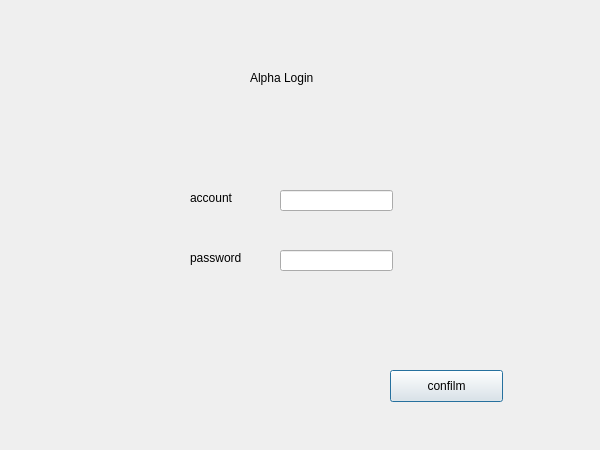
<?xml version="1.0" encoding="UTF-8"?>
<ui version="4.0">
 <class>Alphalogin</class>
 <widget class="QDialog" name="Alphalogin">
  <property name="geometry">
   <rect>
    <x>0</x>
    <y>0</y>
    <width>600</width>
    <height>450</height>
   </rect>
  </property>
  <property name="windowTitle">
   <string>Dialog</string>
  </property>
  <widget class="QPushButton" name="pushButton">
   <property name="geometry">
    <rect>
     <x>390</x>
     <y>370</y>
     <width>113</width>
     <height>32</height>
    </rect>
   </property>
   <property name="text">
    <string>confilm</string>
   </property>
  </widget>
  <widget class="QLineEdit" name="lineEdit">
   <property name="geometry">
    <rect>
     <x>280</x>
     <y>190</y>
     <width>113</width>
     <height>21</height>
    </rect>
   </property>
  </widget>
  <widget class="QLineEdit" name="lineEdit_2">
   <property name="geometry">
    <rect>
     <x>280</x>
     <y>250</y>
     <width>113</width>
     <height>21</height>
    </rect>
   </property>
  </widget>
  <widget class="QLabel" name="label">
   <property name="geometry">
    <rect>
     <x>250</x>
     <y>70</y>
     <width>91</width>
     <height>16</height>
    </rect>
   </property>
   <property name="text">
    <string>Alpha Login</string>
   </property>
  </widget>
  <widget class="QLabel" name="label_2">
   <property name="geometry">
    <rect>
     <x>190</x>
     <y>190</y>
     <width>59</width>
     <height>16</height>
    </rect>
   </property>
   <property name="text">
    <string>account</string>
   </property>
  </widget>
  <widget class="QLabel" name="label_3">
   <property name="geometry">
    <rect>
     <x>190</x>
     <y>250</y>
     <width>71</width>
     <height>16</height>
    </rect>
   </property>
   <property name="text">
    <string>password</string>
   </property>
  </widget>
 </widget>
 <resources/>
 <connections/>
</ui>
